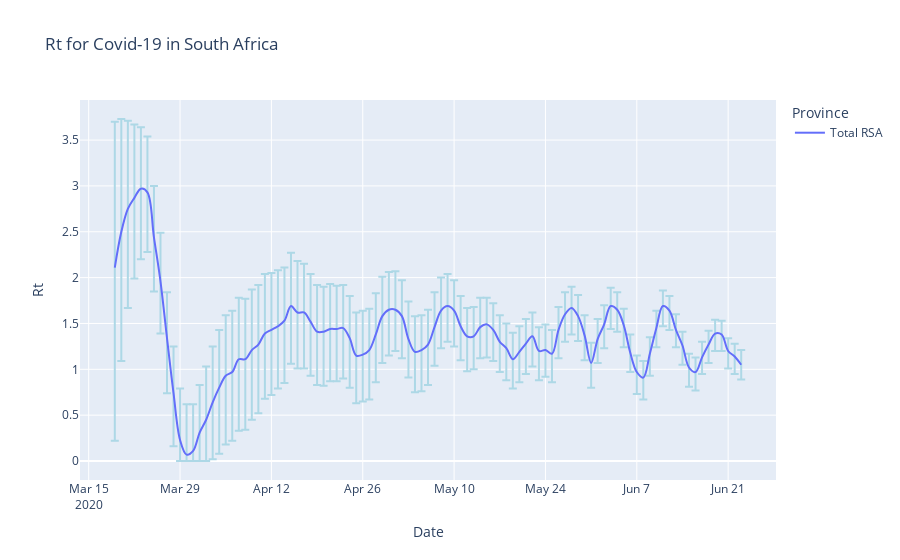

The notebook cell saved with this chart:
### Code cell
fig3 = px.line(state_single, x='Date', y='Rt', color='Province',
              error_y='e_plus', error_y_minus='e_minus',
              title='Rt for Covid-19 in South Africa', line_shape='spline')
fig3.update_traces(hovertemplate=None)
fig3.update_layout(hovermode="x")
fig3['data'][0]['error_y']['color'] = 'lightblue'

fig3.show()
